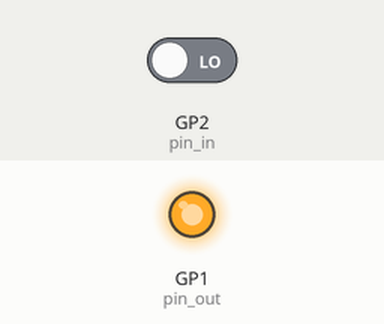
Recording of a program running on a simulated Raspberry Pi Pico running MicroPython. On the bench: output pins drawn as LEDs (lit = HIGH). The test bench sets the inputs (shaded band); at power-on: GP2 (pin_in) LOW.

Above: at 1.2 s.
1.3 s: GP2 (pin_in) driven HIGH
At 2.5 s:
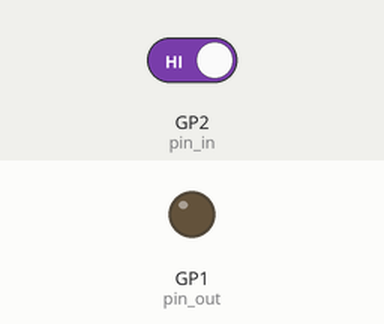
2.8 s: GP2 (pin_in) driven LOW
At 3.6 s:
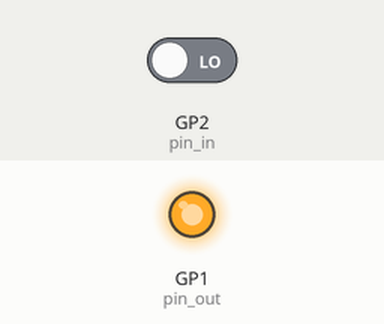
Timing chart, 0 to 5.8 s (numbered marks = the images above; inputs shaded):
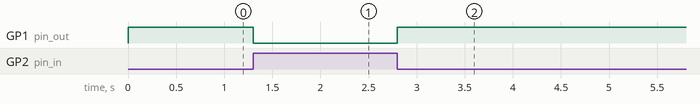

Measured:
- after the input at 1.3 s, GP1 (pin_out): HIGH → LOW at once
- after the input at 2.8 s, GP1 (pin_out): LOW → HIGH at once

The program:

hello.steptime.RP2040.py
```python
# (licence header left out)
from machine import Pin,freq
import rp2

@rp2.asm_pio(set_init=rp2.PIO.OUT_LOW)
def steptimer():
    #
    # initialize
    #
    pull()
    mov(y,osr) # move loop to y
    pull() # move settle to osr
    mov(x,null) # move count to x
    #
    # main loop
    #
    label('main loop')
    #
    # charge up
    #
    set(pins,1)
    #
    # time up
    #
    label('up loop')
    jmp(pin,'up settle')
    jmp(x_dec,'up loop')
    #
    # settle up
    #
    label('up settle')
    mov(isr,x)
    mov(x,osr)
    label('up settle loop')
    jmp(x_dec,'up settle loop')
    mov(x,isr)
    #
    # charge down
    #
    set(pins,0)
    #
    # time down
    #
    label('down loop')
    jmp(pin,'down continue')
    jmp('down settle')
    label('down continue')
    jmp(x_dec,'down loop')
    #
    # settle down
    #
    label('down settle')
    mov(isr,x)
    mov(x,osr)
    label('down settle loop')
    jmp(x_dec,'down settle loop')
    mov(x,isr)
    #
    # loop
    #
    jmp(y_dec,'main loop')
    #
    # push count
    #
    mov(isr,x)
    push()

class steptime:
    def __init__(self,sm_id,pin_in,pin_out):
        self._sm = rp2.StateMachine(sm_id,steptimer,
            jmp_pin=Pin(pin_in,Pin.IN),set_base=Pin(pin_out))
        self._sm.active(True)
        self.get = self._sm.get
        self.put = self._sm.put
        self.exec = self._sm.exec

freq(250000000)

state_machine = 0
pin_in = 2
pin_out = 1
step = steptime(state_machine,pin_in,pin_out)

loop = 250
settle = 50000

while True:
    step.put(loop)
    step.put(settle)
    print(4294967296-step.get()) # +1 for init 0
```
